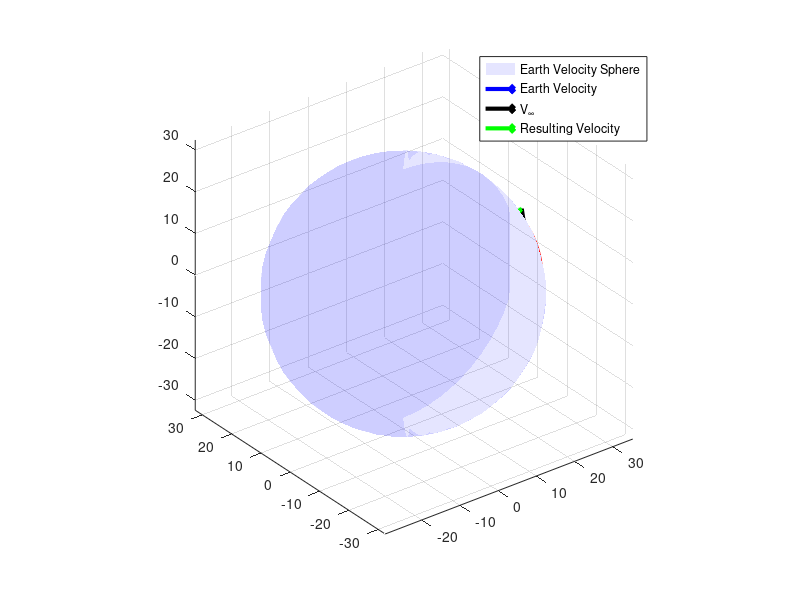

The MATLAB source for this figure:
clear; clc; close all

AU = 1.496e+8;
mu = 132712000000;

ve = sqrt(mu / AU);

v_inf = 10;

ve_vec = [ve, 0, 0];
v_inf_vec = sqrt(3*10) * [1, 1, 1];

v_res_vec = ve_vec + v_inf_vec;

radius_1 = ve;
radius_2 = v_inf;

num_points = 30;

azimuth   = linspace(0, 2*pi, num_points);
elevation = linspace(-pi/2, pi/2, num_points);

[az, el] = meshgrid(azimuth, elevation);

r1 = radius_1 * ones(size(az));
r2 = radius_2 * ones(size(az));

x_const = radius_1 - radius_2^2 / (2*radius_1);

[x1, y1, z1] = sph2cart(az, el, r1);
x1(x1 > x_const) = x_const;

[x2, y2, z2] = sph2cart(az, el, r2);

x2 = x2 + radius_1;
x2(x2 < x_const) = x_const;

surf(x1, y1, z1, 'FaceAlpha', 0.1, 'FaceColor', 'blue', 'LineStyle','none', 'DisplayName', 'Earth Velocity Sphere'); hold on
% surf(x2, y2, z2, 'FaceAlpha', 0.1, 'FaceColor', 'black', 'LineStyle','none', 'DisplayName', 'V_\infty Sphere')

x_intersect = ones(1, num_points) * x_const;
r_i2 = radius_1^2 - x_const^2;
r_i = sqrt(r_i2);

z_intersect = linspace(-r_i, r_i, num_points);
y_intersect1 = sqrt(r_i2 - z_intersect.^2);
y_intersect2 = -sqrt(r_i2 - z_intersect.^2);

plot3(x_intersect, y_intersect1, z_intersect, '-r', 'LineWidth', 5, 'HandleVisibility', 'off')
plot3(x_intersect, y_intersect2, z_intersect, '-r', 'LineWidth', 5, 'HandleVisibility', 'off')

quiver3(0, 0, 0, ve_vec(1), ve_vec(2), ve_vec(3), 0, 'LineWidth', 3, 'Color', 'blue', 'DisplayName', 'Earth Velocity')
quiver3(ve_vec(1), ve_vec(2), ve_vec(3), v_inf_vec(1), v_inf_vec(2), v_inf_vec(3),  0, 'LineWidth', 3, 'Color', 'black', 'DisplayName', 'V_\infty')
quiver3(0, 0, 0, v_res_vec(1), v_res_vec(2), v_res_vec(3),  0, 'LineWidth', 3, 'Color', 'green', 'DisplayName', 'Resulting Velocity')

axis equal
legend
